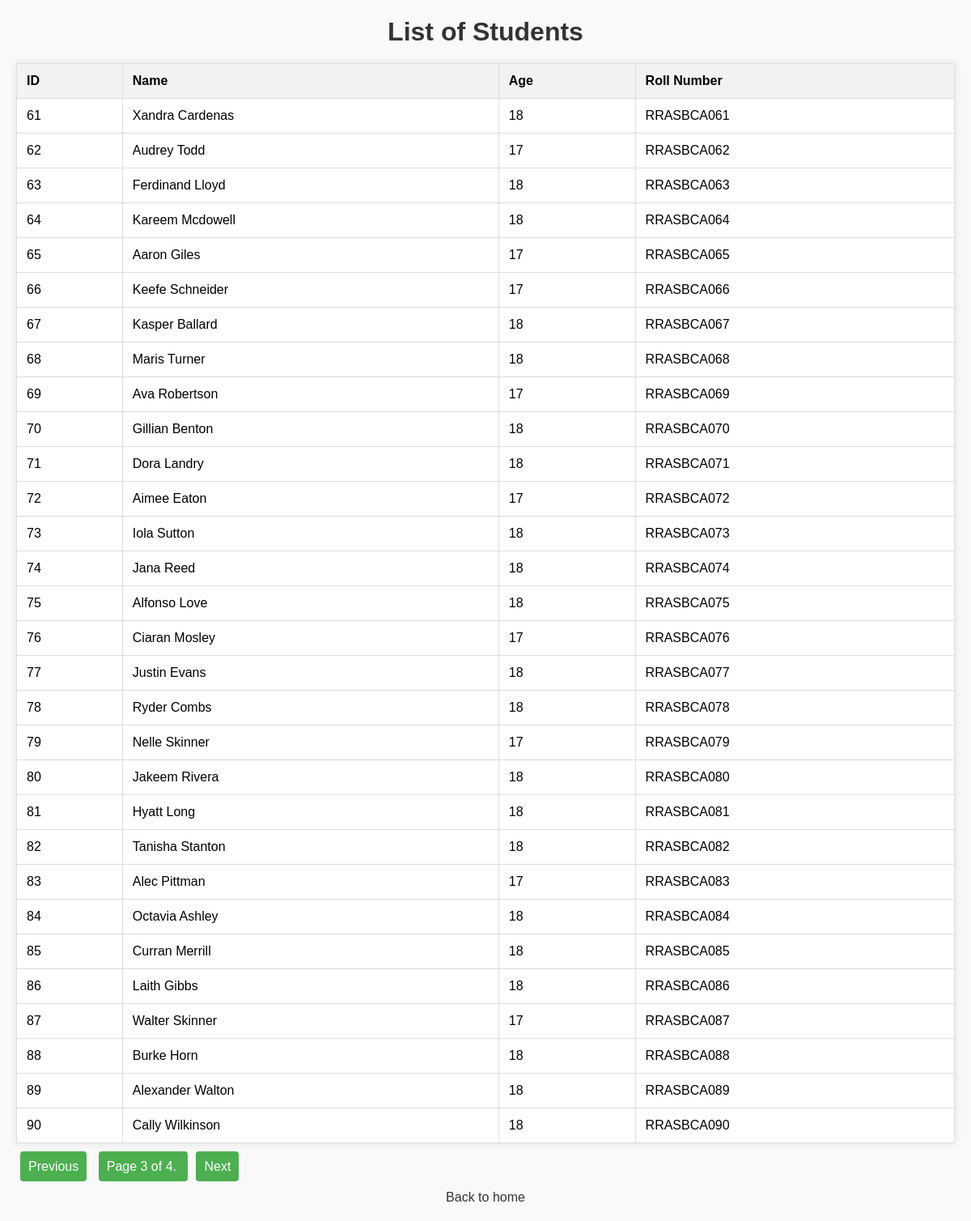
Page /students_list/?page=3 on the committed database.
### exc_deta/models.py (models this page shows, shortened)
class Student(models.Model):
    name = models.CharField(max_length=100)
    age = models.IntegerField()
    roll_number = models.CharField(max_length=15)

### exc_deta/views.py (the view)
# urls.py: path('students_list/', views.list_student, name='students_list'),
def list_student(request):
    students = Student.objects.all()
    page = request.GET.get('page', 1)
    paginator = Paginator(students, 30)
    try:
        students = paginator.page(page)
    except PageNotAnInteger:
        students = paginator.page(1)
    except EmptyPage:
        students = paginator.page(paginator.num_pages)
    return render(request, 'exc_deta/list_students.html', {'students' : students})

### exc_deta/templates/exc_deta/list_students.html (shortened to what this page needs)
<!DOCTYPE html>
<html lang="en">
<head>
</head>
<body>
    <h1>List of Students</h1>
    <table>
        <thead>
            <tr>
                <th>ID</th>
                <th>Name</th>
                <th>Age</th>
                <th>Roll Number</th>
            </tr>
        </thead>
        <tbody>
            {% for student in students %}
                <tr>
                    <td>{{ student.id }}</td>
                    <td>{{ student.name }}</td>
                    <td>{{ student.age }}</td>
                    <td>{{ student.roll_number }}</td>
                </tr>
            {% endfor %}
        </tbody>
    </table>
    <div class="pagination">
        <span class="step-links">
            {% if students.has_previous %}
                <a href="?page={{ students.previous_page_number }}">Previous</a>
            {% endif %}
            <span class="current">
                Page {{ students.number }} of {{ students.paginator.num_pages }}.
            </span>
            {% if students.has_next %}
                <a href="?page={{ students.next_page_number }}">Next</a>
            {% endif %}
        </span>
    </div>
    <a class="back-link" href="{% url "home" %}">Back to home</a>
</body>
</html>

### exc_deta/templates/exc_deta/list_students.html (style rules this page uses)
body { font-family: 'Arial', sans-serif; margin: 20px; background-color: #f9f9f9; }
h1 { color: #333; text-align: center; margin-bottom: 20px; }
table { width: 100%; border-collapse: collapse; margin-top: 20px; background-color: #fff; box-shadow: 0 0 10px rgba(0, 0, 0, 0.1); }
th, td { border: 1px solid #ddd; padding: 12px; text-align: left; }
th { background-color: #f2f2f2; }
.pagination { margin-top: 20px; display: flex; justify-content: space-between; align-items: center; }
.step-links a { padding: 10px; text-decoration: none; background-color: #4CAF50; color: white; border-radius: 4px; margin: 0 5px; transition: background-color 0.3s ease; }
.current { padding: 10px; background-color: #4CAF50; color: white; border-radius: 4px; margin: 0 5px; }
.back-link { display: block; margin-top: 20px; text-align: center; text-decoration: none; color: #333; }

### rows in the picture
Student: id "61", name "Xandra Cardenas", age "18", roll_number "RRASBCA061"
Student: id "62", name "Audrey Todd", age "17", roll_number "RRASBCA062"
Student: id "63", name "Ferdinand Lloyd", age "18", roll_number "RRASBCA063"
Student: id "64", name "Kareem Mcdowell", age "18", roll_number "RRASBCA064"
Student: id "65", name "Aaron Giles", age "17", roll_number "RRASBCA065"
Student: id "66", name "Keefe Schneider", age "17", roll_number "RRASBCA066"
Student: id "67", name "Kasper Ballard", age "18", roll_number "RRASBCA067"
Student: id "68", name "Maris Turner", age "18", roll_number "RRASBCA068"
Student: id "69", name "Ava Robertson", age "17", roll_number "RRASBCA069"
Student: id "70", name "Gillian Benton", age "18", roll_number "RRASBCA070"
Student: id "71", name "Dora Landry", age "18", roll_number "RRASBCA071"
Student: id "72", name "Aimee Eaton", age "17", roll_number "RRASBCA072"
Student: id "73", name "Iola Sutton", age "18", roll_number "RRASBCA073"
Student: id "74", name "Jana Reed", age "18", roll_number "RRASBCA074"
Student: id "75", name "Alfonso Love", age "18", roll_number "RRASBCA075"
Student: id "76", name "Ciaran Mosley", age "17", roll_number "RRASBCA076"
Student: id "77", name "Justin Evans", age "18", roll_number "RRASBCA077"
Student: id "78", name "Ryder Combs", age "18", roll_number "RRASBCA078"
Student: id "79", name "Nelle Skinner", age "17", roll_number "RRASBCA079"
Student: id "80", name "Jakeem Rivera", age "18", roll_number "RRASBCA080"
Student: id "81", name "Hyatt Long", age "18", roll_number "RRASBCA081"
Student: id "82", name "Tanisha Stanton", age "18", roll_number "RRASBCA082"
Student: id "83", name "Alec Pittman", age "17", roll_number "RRASBCA083"
Student: id "84", name "Octavia Ashley", age "18", roll_number "RRASBCA084"
Student: id "85", name "Curran Merrill", age "18", roll_number "RRASBCA085"
Student: id "86", name "Laith Gibbs", age "18", roll_number "RRASBCA086"
Student: id "87", name "Walter Skinner", age "17", roll_number "RRASBCA087"
Student: id "88", name "Burke Horn", age "18", roll_number "RRASBCA088"
Student: id "89", name "Alexander Walton", age "18", roll_number "RRASBCA089"
Student: id "90", name "Cally Wilkinson", age "18", roll_number "RRASBCA090"

### other values in the picture
{{ students.number }} "3"
{{ students.paginator.num_pages }} "4"
